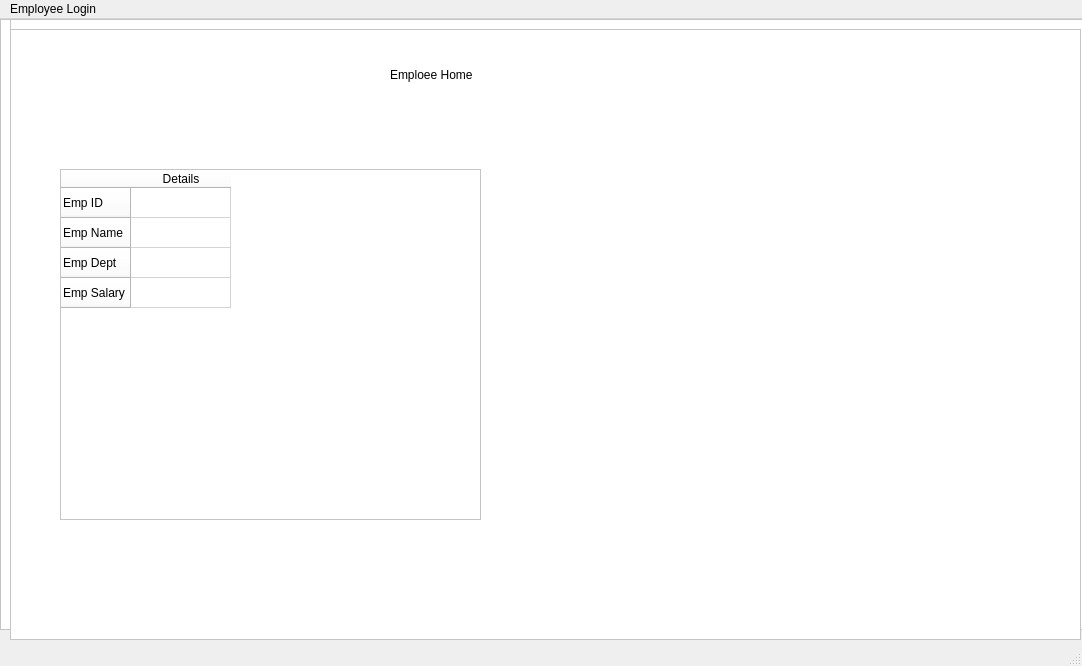
<?xml version="1.0" encoding="UTF-8"?>
<ui version="4.0">
 <class>MainWindow</class>
 <widget class="QMainWindow" name="MainWindow">
  <property name="geometry">
   <rect>
    <x>0</x>
    <y>0</y>
    <width>1082</width>
    <height>666</height>
   </rect>
  </property>
  <property name="windowTitle">
   <string>MainWindow</string>
  </property>
  <widget class="QWidget" name="centralwidget">
   <widget class="QLabel" name="label">
    <property name="geometry">
     <rect>
      <x>250</x>
      <y>10</y>
      <width>631</width>
      <height>71</height>
     </rect>
    </property>
    <property name="styleSheet">
     <string notr="true">font: 75 22pt &quot;MS Shell Dlg 2&quot;;</string>
    </property>
    <property name="text">
     <string>EMS - Employee Management System</string>
    </property>
   </widget>
   <widget class="QPushButton" name="pushButton">
    <property name="geometry">
     <rect>
      <x>130</x>
      <y>480</y>
      <width>311</width>
      <height>71</height>
     </rect>
    </property>
    <property name="styleSheet">
     <string notr="true">font: 22pt &quot;MS Shell Dlg 2&quot;;</string>
    </property>
    <property name="text">
     <string>Login</string>
    </property>
   </widget>
   <widget class="QPushButton" name="pushButton_2">
    <property name="geometry">
     <rect>
      <x>630</x>
      <y>480</y>
      <width>311</width>
      <height>71</height>
     </rect>
    </property>
    <property name="styleSheet">
     <string notr="true">font: 22pt &quot;MS Shell Dlg 2&quot;;</string>
    </property>
    <property name="text">
     <string>Register</string>
    </property>
   </widget>
   <widget class="QLabel" name="label_2">
    <property name="geometry">
     <rect>
      <x>60</x>
      <y>90</y>
      <width>961</width>
      <height>361</height>
     </rect>
    </property>
    <property name="styleSheet">
     <string notr="true">border: 1px solid red;</string>
    </property>
    <property name="text">
     <string/>
    </property>
   </widget>
   <widget class="QFrame" name="loginFrame">
    <property name="geometry">
     <rect>
      <x>0</x>
      <y>0</y>
      <width>1081</width>
      <height>611</height>
     </rect>
    </property>
    <property name="styleSheet">
     <string notr="true">background-color: rgb(255, 255, 255);</string>
    </property>
    <property name="frameShape">
     <enum>QFrame::StyledPanel</enum>
    </property>
    <property name="frameShadow">
     <enum>QFrame::Raised</enum>
    </property>
    <widget class="QLabel" name="label_3">
     <property name="geometry">
      <rect>
       <x>370</x>
       <y>10</y>
       <width>351</width>
       <height>71</height>
      </rect>
     </property>
     <property name="styleSheet">
      <string notr="true">font: 26pt &quot;MS Shell Dlg 2&quot;;</string>
     </property>
     <property name="text">
      <string>Employee Login</string>
     </property>
    </widget>
    <widget class="QLabel" name="label_4">
     <property name="geometry">
      <rect>
       <x>80</x>
       <y>140</y>
       <width>331</width>
       <height>61</height>
      </rect>
     </property>
     <property name="styleSheet">
      <string notr="true">font: 22pt &quot;MS Shell Dlg 2&quot;;</string>
     </property>
     <property name="text">
      <string>Enter Employee ID</string>
     </property>
    </widget>
    <widget class="QLabel" name="label_5">
     <property name="geometry">
      <rect>
       <x>80</x>
       <y>250</y>
       <width>331</width>
       <height>61</height>
      </rect>
     </property>
     <property name="styleSheet">
      <string notr="true">font: 22pt &quot;MS Shell Dlg 2&quot;;</string>
     </property>
     <property name="text">
      <string>Enter Password</string>
     </property>
    </widget>
    <widget class="QLineEdit" name="login_id">
     <property name="geometry">
      <rect>
       <x>490</x>
       <y>150</y>
       <width>411</width>
       <height>51</height>
      </rect>
     </property>
     <property name="styleSheet">
      <string notr="true">font: 20pt &quot;MS Shell Dlg 2&quot;;</string>
     </property>
    </widget>
    <widget class="QLineEdit" name="login_pwd">
     <property name="geometry">
      <rect>
       <x>490</x>
       <y>260</y>
       <width>411</width>
       <height>51</height>
      </rect>
     </property>
     <property name="styleSheet">
      <string notr="true">font: 20pt &quot;MS Shell Dlg 2&quot;;</string>
     </property>
    </widget>
    <widget class="QPushButton" name="login_btn">
     <property name="geometry">
      <rect>
       <x>340</x>
       <y>440</y>
       <width>371</width>
       <height>71</height>
      </rect>
     </property>
     <property name="styleSheet">
      <string notr="true">font: 18pt &quot;MS Shell Dlg 2&quot;;
color: rgb(255, 255, 255);
background-color: rgb(0, 0, 0);</string>
     </property>
     <property name="text">
      <string>Login</string>
     </property>
    </widget>
   </widget>
   <widget class="QFrame" name="registerFrame">
    <property name="geometry">
     <rect>
      <x>10</x>
      <y>0</y>
      <width>1081</width>
      <height>611</height>
     </rect>
    </property>
    <property name="styleSheet">
     <string notr="true">background-color: rgb(255, 255, 255);</string>
    </property>
    <property name="frameShape">
     <enum>QFrame::StyledPanel</enum>
    </property>
    <property name="frameShadow">
     <enum>QFrame::Raised</enum>
    </property>
    <widget class="QLabel" name="label_9">
     <property name="geometry">
      <rect>
       <x>370</x>
       <y>10</y>
       <width>441</width>
       <height>71</height>
      </rect>
     </property>
     <property name="styleSheet">
      <string notr="true">font: 26pt &quot;MS Shell Dlg 2&quot;;</string>
     </property>
     <property name="text">
      <string>Employee Registration</string>
     </property>
    </widget>
    <widget class="QLabel" name="label_10">
     <property name="geometry">
      <rect>
       <x>80</x>
       <y>140</y>
       <width>331</width>
       <height>61</height>
      </rect>
     </property>
     <property name="styleSheet">
      <string notr="true">font: 22pt &quot;MS Shell Dlg 2&quot;;</string>
     </property>
     <property name="text">
      <string>Enter Employee ID</string>
     </property>
    </widget>
    <widget class="QLabel" name="label_11">
     <property name="geometry">
      <rect>
       <x>80</x>
       <y>220</y>
       <width>331</width>
       <height>61</height>
      </rect>
     </property>
     <property name="styleSheet">
      <string notr="true">font: 22pt &quot;MS Shell Dlg 2&quot;;</string>
     </property>
     <property name="text">
      <string>Enter Name</string>
     </property>
    </widget>
    <widget class="QLineEdit" name="reg_id">
     <property name="geometry">
      <rect>
       <x>490</x>
       <y>150</y>
       <width>411</width>
       <height>51</height>
      </rect>
     </property>
     <property name="styleSheet">
      <string notr="true">font: 20pt &quot;MS Shell Dlg 2&quot;;</string>
     </property>
    </widget>
    <widget class="QLineEdit" name="reg_name">
     <property name="geometry">
      <rect>
       <x>490</x>
       <y>230</y>
       <width>411</width>
       <height>51</height>
      </rect>
     </property>
     <property name="styleSheet">
      <string notr="true">font: 20pt &quot;MS Shell Dlg 2&quot;;</string>
     </property>
    </widget>
    <widget class="QPushButton" name="reg_btn">
     <property name="geometry">
      <rect>
       <x>340</x>
       <y>510</y>
       <width>371</width>
       <height>71</height>
      </rect>
     </property>
     <property name="styleSheet">
      <string notr="true">font: 18pt &quot;MS Shell Dlg 2&quot;;
color: rgb(255, 255, 255);
background-color: rgb(0, 0, 0);</string>
     </property>
     <property name="text">
      <string>Register</string>
     </property>
    </widget>
    <widget class="QLineEdit" name="reg_pwd">
     <property name="geometry">
      <rect>
       <x>490</x>
       <y>310</y>
       <width>411</width>
       <height>51</height>
      </rect>
     </property>
     <property name="styleSheet">
      <string notr="true">font: 20pt &quot;MS Shell Dlg 2&quot;;</string>
     </property>
    </widget>
    <widget class="QLabel" name="label_12">
     <property name="geometry">
      <rect>
       <x>80</x>
       <y>300</y>
       <width>331</width>
       <height>61</height>
      </rect>
     </property>
     <property name="styleSheet">
      <string notr="true">font: 22pt &quot;MS Shell Dlg 2&quot;;</string>
     </property>
     <property name="text">
      <string>Enter Password</string>
     </property>
    </widget>
    <widget class="QLabel" name="label_13">
     <property name="geometry">
      <rect>
       <x>80</x>
       <y>380</y>
       <width>331</width>
       <height>61</height>
      </rect>
     </property>
     <property name="styleSheet">
      <string notr="true">font: 22pt &quot;MS Shell Dlg 2&quot;;</string>
     </property>
     <property name="text">
      <string>Enter Department</string>
     </property>
    </widget>
    <widget class="QComboBox" name="reg_dept">
     <property name="geometry">
      <rect>
       <x>490</x>
       <y>390</y>
       <width>411</width>
       <height>51</height>
      </rect>
     </property>
     <property name="styleSheet">
      <string notr="true">font: 20pt &quot;MS Shell Dlg 2&quot;;</string>
     </property>
     <item>
      <property name="text">
       <string>IT</string>
      </property>
     </item>
     <item>
      <property name="text">
       <string>HR</string>
      </property>
     </item>
     <item>
      <property name="text">
       <string>Sales</string>
      </property>
     </item>
     <item>
      <property name="text">
       <string>Finance</string>
      </property>
     </item>
     <item>
      <property name="text">
       <string>Marketing</string>
      </property>
     </item>
     <item>
      <property name="text">
       <string>Operations</string>
      </property>
     </item>
     <item>
      <property name="text">
       <string>Management</string>
      </property>
     </item>
    </widget>
   </widget>
   <widget class="QFrame" name="frame">
    <property name="geometry">
     <rect>
      <x>10</x>
      <y>10</y>
      <width>1071</width>
      <height>611</height>
     </rect>
    </property>
    <property name="styleSheet">
     <string notr="true">background-color: rgb(255, 255, 255);</string>
    </property>
    <property name="frameShape">
     <enum>QFrame::StyledPanel</enum>
    </property>
    <property name="frameShadow">
     <enum>QFrame::Raised</enum>
    </property>
    <widget class="QLabel" name="label_16">
     <property name="geometry">
      <rect>
       <x>380</x>
       <y>10</y>
       <width>441</width>
       <height>71</height>
      </rect>
     </property>
     <property name="styleSheet">
      <string notr="true">font: 26pt &quot;MS Shell Dlg 2&quot;;</string>
     </property>
     <property name="text">
      <string>Emploee Home</string>
     </property>
    </widget>
    <widget class="QTableWidget" name="tableWidget_3">
     <property name="geometry">
      <rect>
       <x>50</x>
       <y>140</y>
       <width>421</width>
       <height>351</height>
      </rect>
     </property>
     <property name="styleSheet">
      <string notr="true">font: 20pt &quot;MS Shell Dlg 2&quot;;</string>
     </property>
     <row>
      <property name="text">
       <string>Emp ID</string>
      </property>
     </row>
     <row>
      <property name="text">
       <string>Emp Name</string>
      </property>
     </row>
     <row>
      <property name="text">
       <string>Emp Dept</string>
      </property>
     </row>
     <row>
      <property name="text">
       <string>Emp Salary</string>
      </property>
     </row>
     <column>
      <property name="text">
       <string>Details</string>
      </property>
     </column>
     <item row="0" column="0">
      <property name="text">
       <string/>
      </property>
     </item>
    </widget>
   </widget>
  </widget>
  <widget class="QMenuBar" name="menubar">
   <property name="geometry">
    <rect>
     <x>0</x>
     <y>0</y>
     <width>1082</width>
     <height>26</height>
    </rect>
   </property>
   <widget class="QMenu" name="menuEmployee_Login">
    <property name="title">
     <string>Employee Login</string>
    </property>
    <addaction name="actionLogin"/>
    <addaction name="actionRegister"/>
   </widget>
   <addaction name="menuEmployee_Login"/>
  </widget>
  <widget class="QStatusBar" name="statusbar"/>
  <action name="actionLogin">
   <property name="text">
    <string>Login</string>
   </property>
  </action>
  <action name="actionRegister">
   <property name="text">
    <string>Register</string>
   </property>
  </action>
 </widget>
 <resources/>
 <connections/>
</ui>
